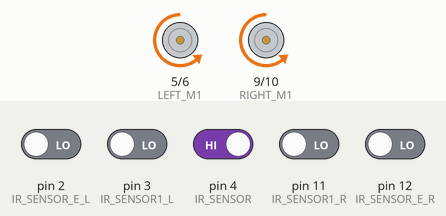
Bench run of a sketch on a simulated Arduino Uno, built with avr-gcc and run on an emulated ATmega328P. Shown: motor-driver pin pairs drawn as motors (green arrow = first pin HIGH = forward, orange = second pin HIGH = backward, longer = more drive). Inputs (shaded band) come from the test bench; at power-on: pin 4 (IR_SENSOR) HIGH, pin 2 (IR_SENSOR_E_L), pin 3 (IR_SENSOR1_L), pin 11 (IR_SENSOR1_R), pin 12 (IR_SENSOR_E_R) LOW.

Above: at 1.2 s.
1.3 s: pin 3 (IR_SENSOR1_L) driven HIGH
At 1.6 s:
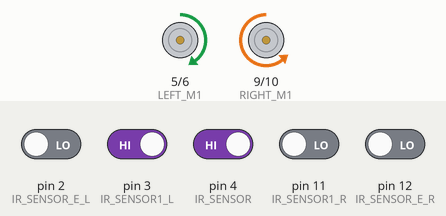
2.8 s: pin 4 (IR_SENSOR) driven LOW
At 3.9 s:
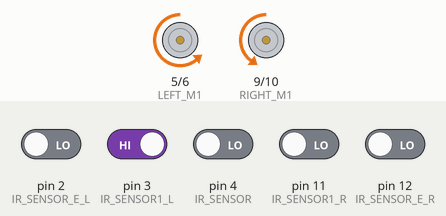
4.3 s: pin 3 (IR_SENSOR1_L) driven LOW
At 5.1 s:
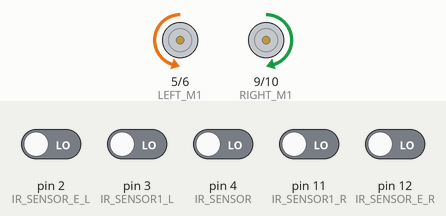
5.8 s: pin 11 (IR_SENSOR1_R) driven HIGH
At 6.3 s:
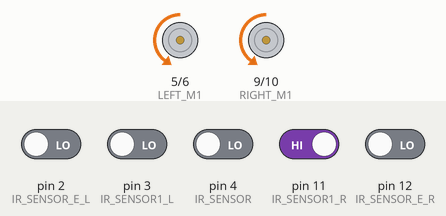
7.4 s: pin 4 (IR_SENSOR) driven HIGH
At 8.6 s:
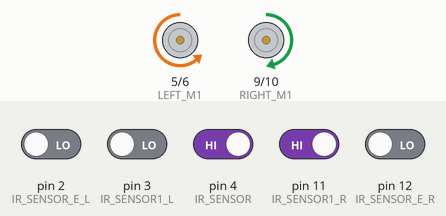
8.9 s: pin 12 (IR_SENSOR_E_R) driven HIGH
At 9.8 s:
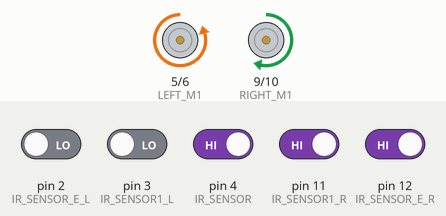
Timing chart, 0 to 11.4 s (numbered marks = the images above; inputs shaded):
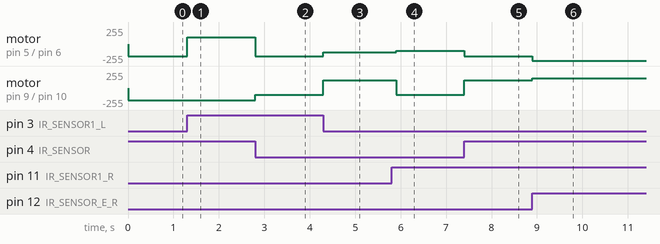

The sketch:

maze_follower.ino
```cpp
// the setup function runs once when you press reset or power the board
int LEFT_M1 = 5;
int LEFT_M2 = 6;
int RIGHT_M1 = 9;
int RIGHT_M2 = 10;

int IR_SENSOR_E_L= 2;   // EXTREME LEFT SENSOR
int IR_SENSOR1_L = 3;   // SENSOR AT LEFT OF MIDDLE ONE

int IR_SENSOR = 4;      // MIDDLE SENSOR

int IR_SENSOR1_R = 11;  // SENSOR AT RIGHT OF MIDDLE ONE
int IR_SENSOR_E_R = 12; // EXTREME RIGHT SENSOR

void setup() {
//  pinMode(LED_BUILTIN, OUTPUT);
  pinMode(LEFT_M1 , OUTPUT);
  pinMode(LEFT_M2 , OUTPUT);
  pinMode(RIGHT_M1, OUTPUT);
  pinMode(RIGHT_M2, OUTPUT);
  pinMode(IR_SENSOR_E_L, INPUT);
  pinMode(IR_SENSOR1_L, INPUT);
  pinMode(IR_SENSOR, INPUT);
  pinMode(IR_SENSOR1_R, INPUT);
  pinMode(IR_SENSOR_E_L, INPUT);
  Serial.begin(9600);
}

void loop() {
    int SEN_VAL = digitalRead(IR_SENSOR);
    int S1_L_VAL = digitalRead(IR_SENSOR1_L);
    int S1_R_VAL = digitalRead(IR_SENSOR1_R);
    int E_L_VAL = digitalRead(IR_SENSOR_E_L);
    int E_R_VAL = digitalRead(IR_SENSOR_E_R);

    if(SEN_VAL == 0 && S1_L_VAL == 0 && S1_R_VAL == 0 && E_L_VAL == 0 && E_R_VAL == 0){
    analogWrite(LEFT_M1, 0);
    analogWrite(LEFT_M2, 120);
    analogWrite(RIGHT_M1, 120);
    analogWrite(RIGHT_M2, 0);
    delay(200);
    }
    else if(SEN_VAL == 1 && S1_L_VAL == 1 && S1_R_VAL == 1 && E_L_VAL == 1 && E_R_VAL == 1){
    analogWrite(LEFT_M1, 100);
    analogWrite(LEFT_M2, 0);
    analogWrite(RIGHT_M1, 0);
    analogWrite(RIGHT_M2, 150);
    }
    else if(SEN_VAL == 0 && S1_L_VAL == 1 && S1_R_VAL == 0 && E_L_VAL == 0 && E_R_VAL == 0){
    // SLIGHTLY OFF TRACK
    analogWrite(LEFT_M1, 0);
    analogWrite(LEFT_M2, 50);
    analogWrite(RIGHT_M1, 0);
    analogWrite(RIGHT_M2, 100);
    }
    else if(SEN_VAL == 0 && S1_L_VAL == 0 && S1_R_VAL == 0 && E_L_VAL == 1 && E_R_VAL == 0){
    // SLIGHTLY OFF TRACK
    analogWrite(LEFT_M1, 0);
    analogWrite(LEFT_M2, 30);
    analogWrite(RIGHT_M1, 0);
    analogWrite(RIGHT_M2, 100);
    }
    else if(SEN_VAL == 0 && S1_L_VAL == 0 && S1_R_VAL == 1 && E_L_VAL == 0 && E_R_VAL == 0){
    // SLIGHTLY OFF TRACK
    analogWrite(LEFT_M1, 0);
    analogWrite(LEFT_M2, 100);
    analogWrite(RIGHT_M1, 0);
    analogWrite(RIGHT_M2, 50);
    }
    else if(SEN_VAL == 0 && S1_L_VAL == 0 && S1_R_VAL == 0 && E_L_VAL == 0 && E_R_VAL == 1){
    // SLIGHTLY OFF TRACK
    analogWrite(LEFT_M1, 0);
    analogWrite(LEFT_M2, 100);
    analogWrite(RIGHT_M1, 0);
    analogWrite(RIGHT_M2, 30);
    }
    else if(SEN_VAL == 1 && S1_L_VAL == 1 && S1_R_VAL ==0  && E_L_VAL == 0 && E_R_VAL == 0){
    // CURVED PATH
    analogWrite(LEFT_M1, 100);
    analogWrite(LEFT_M2, 0);
    analogWrite(RIGHT_M1, 0);
    analogWrite(RIGHT_M2, 180);
    }
    else if(SEN_VAL == 1 && S1_L_VAL == 0 && S1_R_VAL == 1 && E_L_VAL == 0 && E_R_VAL == 0){
    // CURVED PATH
    analogWrite(LEFT_M1, 0);
    analogWrite(LEFT_M2, 180);
    analogWrite(RIGHT_M1, 100);
    analogWrite(RIGHT_M2, 0);
    }
    else if((SEN_VAL == 1 && S1_L_VAL == 1 && S1_R_VAL == 0 && E_L_VAL == 1 && E_R_VAL == 0) ||
      (SEN_VAL == 1 && S1_L_VAL == 1 && S1_R_VAL == 1 && E_L_VAL == 1 && E_R_VAL == 0) || (SEN_VAL == 0 && S1_L_VAL == 1 && S1_R_VAL == 0 && E_L_VAL == 1 && E_R_VAL == 0)){
    analogWrite(LEFT_M1, 80);
    analogWrite(LEFT_M2, 0);
    analogWrite(RIGHT_M1, 0);
    analogWrite(RIGHT_M2, 150);
    }
    else if(SEN_VAL == 1 && S1_L_VAL == 0 && S1_R_VAL == 1 && E_L_VAL == 0 && E_R_VAL ==1 ){
      if(SEN_VAL == 1 && S1_L_VAL == 0 && S1_R_VAL == 0 && E_L_VAL == 0 && E_R_VAL ==0){
        analogWrite(LEFT_M1, 0);
        analogWrite(LEFT_M2, 100);
        analogWrite(RIGHT_M1, 0);
        analogWrite(RIGHT_M2, 100);
      }
     else{
        analogWrite(LEFT_M1, 0);
        analogWrite(LEFT_M2, 250);
        analogWrite(RIGHT_M1, 150);
        analogWrite(RIGHT_M2, 0);
      }
    }
    else{
    analogWrite(LEFT_M1, 0);
    analogWrite(LEFT_M2, 180);
    analogWrite(RIGHT_M1, 0);
    analogWrite(RIGHT_M2, 180);
    }

}
```

Measured:
- after the input at 1.3 s, motor on pin 5 (LEFT_M1) / pin 6 (LEFT_M2): backward 180/255 → forward 100/255 at once
- after the input at 2.8 s, motor on pin 5 (LEFT_M1) / pin 6 (LEFT_M2): forward 100/255 → backward 180/255 at once; motor on pin 9 (RIGHT_M1) / pin 10 (RIGHT_M2): backward 180/255 → backward 100/255 at once
- after the input at 4.3 s, motor on pin 5 (LEFT_M1) / pin 6 (LEFT_M2): backward 180/255 → backward 120/255 at once; motor on pin 9 (RIGHT_M1) / pin 10 (RIGHT_M2): backward 100/255 → forward 120/255 at once
- after the input at 5.8 s, motor on pin 5 (LEFT_M1) / pin 6 (LEFT_M2): backward 120/255 → backward 100/255 after 0.10 s; motor on pin 9 (RIGHT_M1) / pin 10 (RIGHT_M2): forward 120/255 → backward 100/255 after 0.10 s
- after the input at 7.4 s, motor on pin 5 (LEFT_M1) / pin 6 (LEFT_M2): backward 100/255 → backward 180/255 at once; motor on pin 9 (RIGHT_M1) / pin 10 (RIGHT_M2): backward 100/255 → forward 120/255 at once
- after the input at 8.9 s, motor on pin 5 (LEFT_M1) / pin 6 (LEFT_M2): backward 180/255 → backward 250/255 at once; motor on pin 9 (RIGHT_M1) / pin 10 (RIGHT_M2): forward 120/255 → forward 150/255 at once
